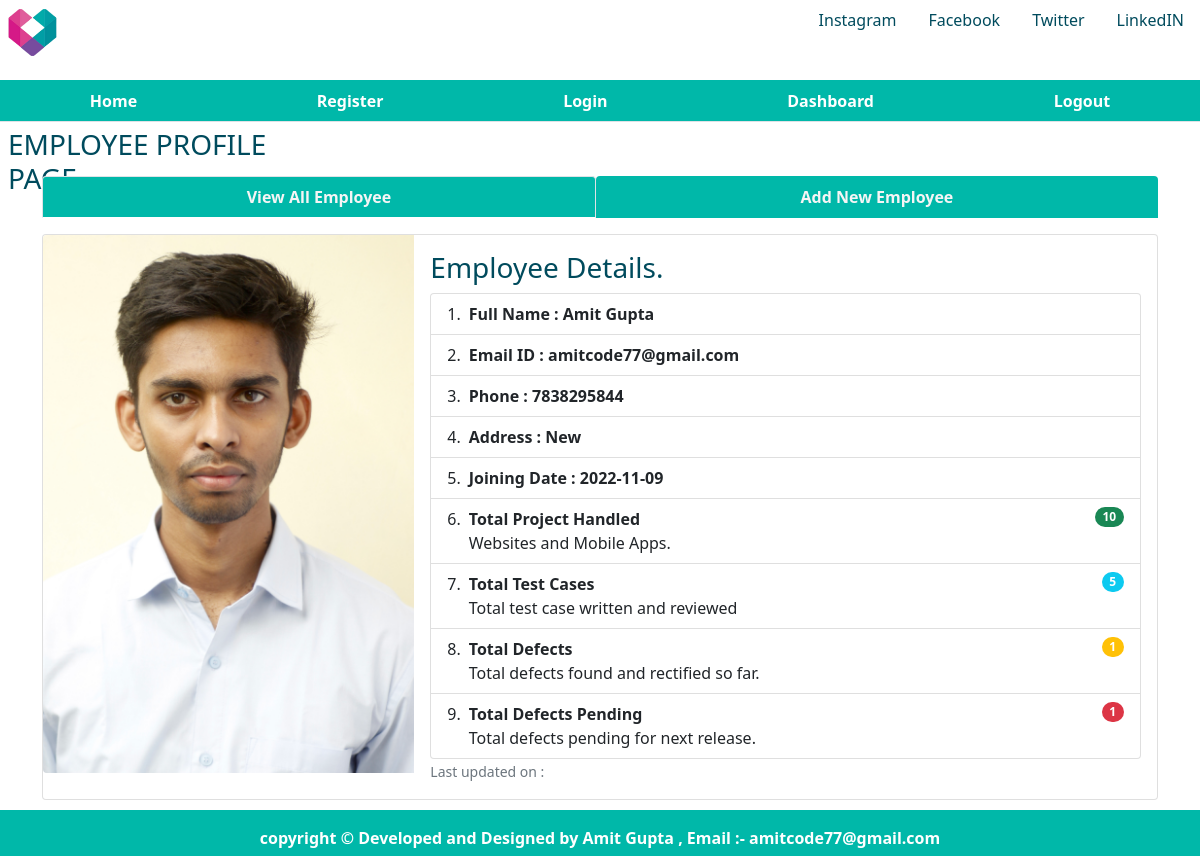
/singleemp/1, run on an earlier commit of the app's database.
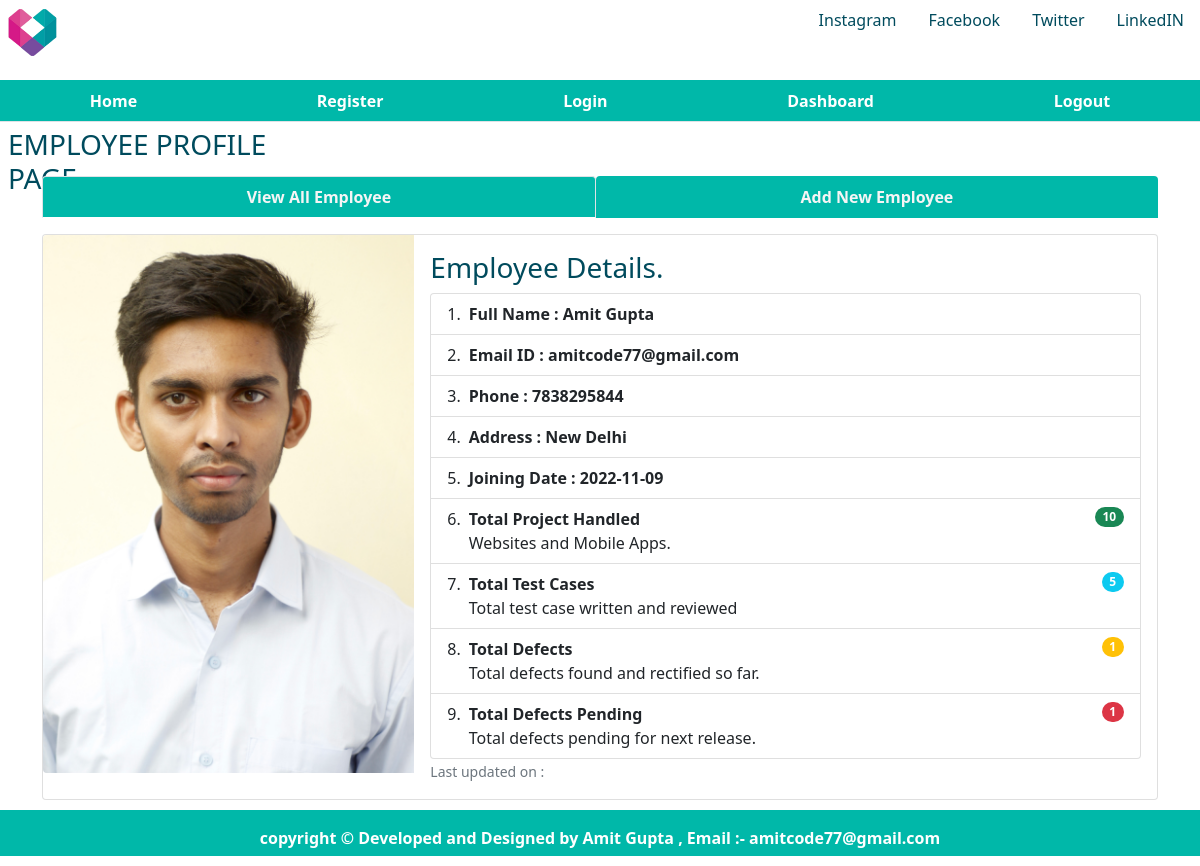
And on a later commit of the database.
### database.py (models this page shows, shortened)
class emp(db.Model):
    empid = db.Column(db.Integer, primary_key=True, autoincrement=True)
    name = db.Column(db.String(50), unique=False, nullable=False)
    email = db.Column(db.String(20), unique=False, nullable=False)
    phone = db.Column(db.Integer, unique=False, nullable=False)
    address = db.Column(db.String(100), unique=False, nullable=False)
    joining_date = db.Column(db.Date, unique=False, nullable=False)
    total_projects = db.Column(db.Integer, unique=False, nullable=False)
    total_test_case = db.Column(db.Integer, unique=False, nullable=False)
    total_defect_found = db.Column(db.Integer, unique=False, nullable=False)
    total_defects_pending = db.Column(db.Integer, unique=False, nullable=False)

### app.py (the view)
@app.route('/singleemp/<int:empid>')
def singleemp(empid):
    user = get_current_user()
    emp_cur = emp.query.filter_by(empid=empid)
    single_emp = emp_cur.first()
    return render_template('singleemployeeprofile.html', user=user, single_emp=single_emp)

### app.py (called while the page is built)
@app.teardown_appcontext
def close_database(error):
    if hasattr(g, 'employeeapplication'):
        g.employeeapplication.close()

def get_current_user():
    user = None
    if 'user' in session:
        user = session['user']
        user_cur = users.query.filter_by(name=user)
        user = user_cur.first()
    return user

### templates/singleemployeeprofile.html (shortened to what the changed rows need)
{% extends 'layout.html' %}
{% block css %}
<link rel="stylesheet" href="{{ url_for('static',filename='singleemp.css') }}" type="text/css">
{% endblock %}
{% block body %}
<div class="child child6 container">
    <div class="centercontent">
        <div class="card">
            <div class="row g-0">
                <div class="col-md-8">
                    <div class="card-body">
                        {%if single_emp %}
                        <ul class="list-group list-group-numbered">
                            <li class="list-group-item d-flex justify-content-between align-items-start">
                                <div class="ms-2 me-auto">
                                    <div class="fw-bold">Full Name : {{single_emp['name']}}</div>
                                </div>
                            <li class="list-group-item d-flex justify-content-between align-items-start">
                                <div class="ms-2 me-auto">
                                    <div class="fw-bold">Email ID : {{single_emp['email']}}</div>
                                </div>
                            <li class="list-group-item d-flex justify-content-between align-items-start">
                                <div class="ms-2 me-auto">
                                    <div class="fw-bold">Phone : {{single_emp['phone']}}</div>
                                </div>
                            <li class="list-group-item d-flex justify-content-between align-items-start">
                                <div class="ms-2 me-auto">
                                    <div class="fw-bold">Address : {{single_emp['address']}}</div>
                                </div>
                            </li>
                            <li class="list-group-item d-flex justify-content-between align-items-start">
                                <div class="ms-2 me-auto">
                                    <div class="fw-bold">Joining Date : {{single_emp['joining_date']}}</div>
                                </div>
                            </li>
                            <li class="list-group-item d-flex justify-content-between align-items-start">
                                <div class="ms-2 me-auto">
                                    <div class="fw-bold">Total Project Handled</div>
                                    Websites and Mobile Apps.
                                </div>
                                <span class="badge bg-success rounded-pill">{{single_emp['total_projects']}}</span>
                            </li>
                            <li class="list-group-item d-flex justify-content-between align-items-start">
                                <div class="ms-2 me-auto">
                                    <div class="fw-bold">Total Test Cases</div>
                                    Total test case written and reviewed
                                </div>
                                <span class="badge bg-info rounded-pill">{{single_emp['total_test_case']}}</span>
                            </li>
                            <li class="list-group-item d-flex justify-content-between align-items-start">
                                <div class="ms-2 me-auto">
                                    <div class="fw-bold">Total Defects</div>
                                    Total defects found and rectified so far.
                                </div>
                                <span class="badge bg-warning rounded-pill">{{single_emp['total_defect_found']}}</span>
                            </li>
                            <li class="list-group-item d-flex justify-content-between align-items-start">
                                <div class="ms-2 me-auto">
                                    <div class="fw-bold">Total Defects Pending</div>
                                    Total defects pending for next release.
                                </div>
                                <span
                                    class="badge bg-danger rounded-pill">{{single_emp['total_defects_pending']}}</span>
                            </li>
                        </ul>
                        {% endif %}
                    </div>
                </div>
            </div>
        </div>
    </div>
</div>
{% endblock %}

What changed in the data, as far as the page shows it:
changed emp "Amit Gupta": address "New" → "New Delhi"
